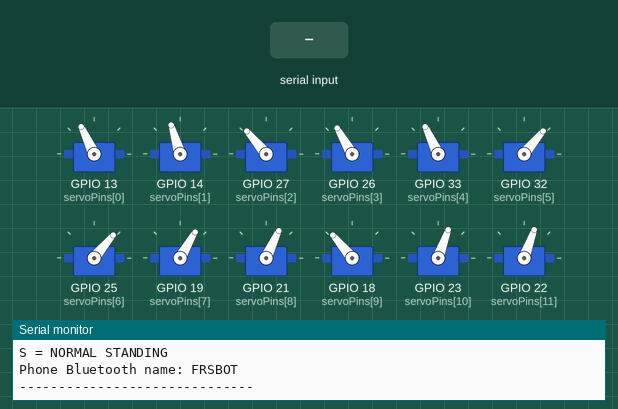
A sketch run on a simulated ESP32. Parts: 12 × servo, the last lines printed to the serial monitor. The inputs (shaded band) are chosen by the test bench. Nothing arrives over Bluetooth unless stated.

Above: at 3.4 s.
3.5 s: "F\n" received over Serial
At 6.0 s:
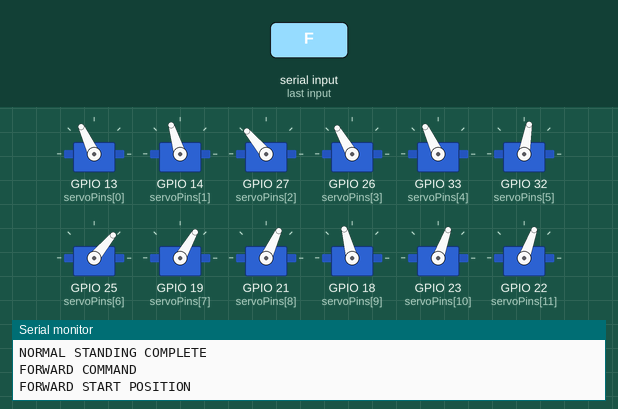
6.5 s: "X\n" received over the second serial link
At 6.74 s:
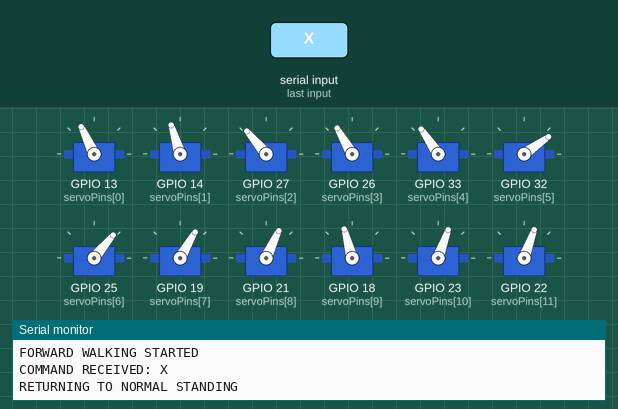
9.5 s: "B\n" received over Serial
At 12.0 s:
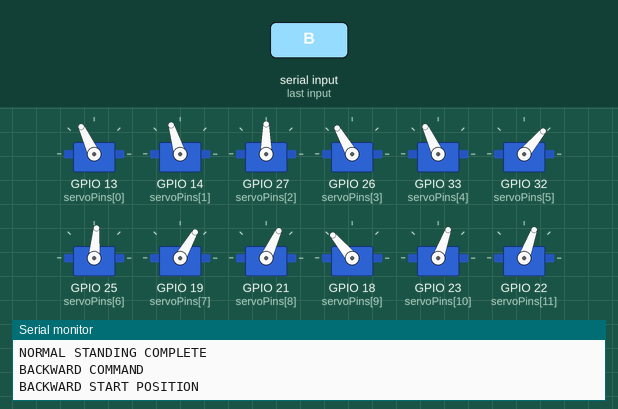
12.5 s: "L\n" received over the second serial link
At 14.23 s:
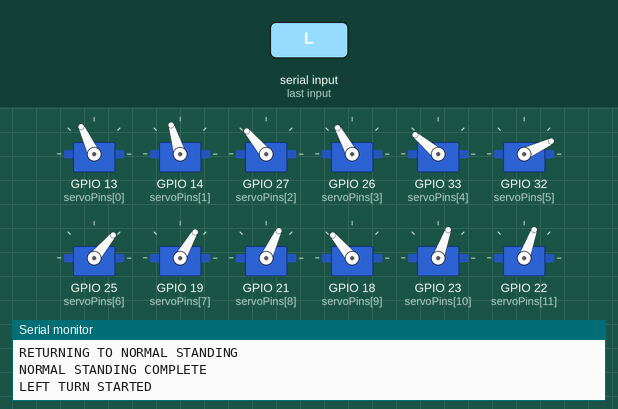
15.5 s: "R\n" received over Serial
At 15.5 s:
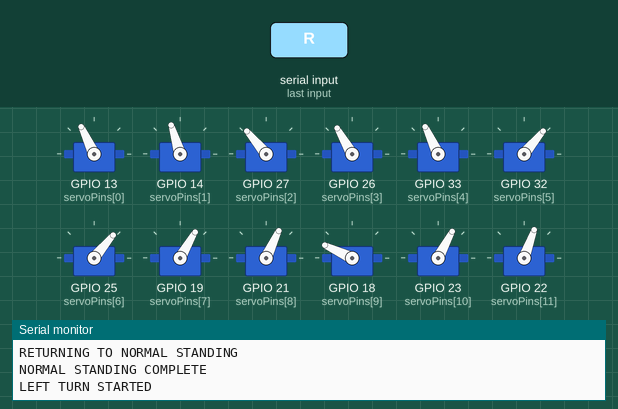
18.5 s: "S\n" received over the second serial link
At 20.9 s:
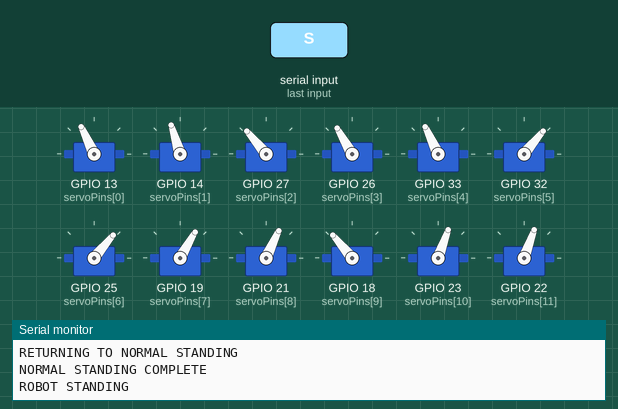
Timing chart, 0 to 22.1 s (numbered marks = the images above; inputs shaded):
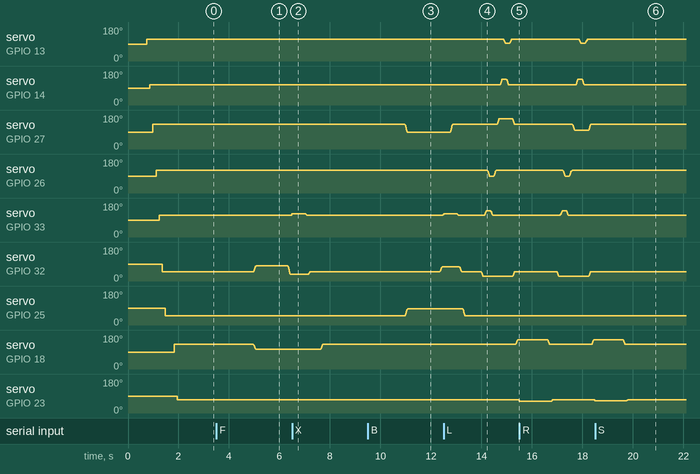

The sketch:

FRSBOT_Bluetooth_Phone_Remote.ino
```cpp
#include <ESP32Servo.h>
#include <BluetoothSerial.h>
#include <math.h>

#if !defined(CONFIG_BT_ENABLED) || !defined(CONFIG_BLUEDROID_ENABLED)
#error "Bluetooth is not enabled for this ESP32 target"
#endif

#if !defined(CONFIG_BT_SPP_ENABLED)
#error "Bluetooth Classic SPP is not available on this ESP32 target"
#endif

BluetoothSerial SerialBT;

// ==========================================
// FRSBOT - 12 DOF CONTINUOUS WALKING
// ESP32 DEVKIT V1
// ==========================================

Servo servos[12];

const int servoPins[12] = {
  13, 14, 27, 26, 33, 32,
  25, 19, 21, 18, 23, 22
};

// ==========================================
// MOVEMENT SETTINGS
// ==========================================

const unsigned long MOVE_DURATION_MS = 120;
const unsigned long FRAME_INTERVAL_MS = 10;
const unsigned long HOLD_TIME_MS = 1;

// ==========================================
// WALKING CONTROL
// ==========================================

char walkingMode = 'S';

bool stopRequested = false;
bool ignoreStopInput = false;

// Latest command received from the phone or USB Serial
char pendingCommand = 0;
bool commandPending = false;
bool bluetoothWasConnected = false;

// ==========================================
// NORMAL STANDING POSITIONS
// ==========================================

int normalStanding[12] = {
  115, 107, 130,
  120, 115, 50,
  50, 60, 65,
  130, 70, 70
};

// ==========================================
// FORWARD STARTING POSITIONS
// ==========================================

int forwardStarting[12] = {
  115, 107, 130,
  120, 115, 80,
  50, 60, 65,
  105, 70, 70
};

// ==========================================
// BACKWARD STARTING POSITIONS
// ==========================================

int backwardStarting[12] = {
  115, 107, 90,
  120, 115, 50,
  85, 60, 65,
  130, 70, 70
};

// ==========================================
// CURRENT SERVO POSITIONS
// ==========================================

int currentPositions[12] = {
  115, 107, 130,
  120, 115, 50,
  50, 60, 65,
  130, 70, 70
};

// ==========================================
// BLUETOOTH + USB COMMAND INPUT
// Commands: F, B, L, R, X, S
// ==========================================

char readControlCommand() {

  // Prefer commands from the phone; also keep USB Serial available.
  while (SerialBT.available()) {
    char c = SerialBT.read();
    if (c == '\n' || c == '\r' || c == ' ' || c == '\t') continue;
    c = toupper(c);
    if (c == 'F' || c == 'B' || c == 'L' ||
        c == 'R' || c == 'X' || c == 'S') return c;
  }

  while (Serial.available()) {
    char c = Serial.read();
    if (c == '\n' || c == '\r' || c == ' ' || c == '\t') continue;
    c = toupper(c);
    if (c == 'F' || c == 'B' || c == 'L' ||
        c == 'R' || c == 'X' || c == 'S') return c;
  }

  return 0;
}

void checkStopCommand() {

  if (ignoreStopInput) return;

  // Safety: if the phone disconnects while the robot is moving,
  // request a stop and return to normal standing.
  bool bluetoothConnected = SerialBT.hasClient();
  if (bluetoothWasConnected && !bluetoothConnected && walkingMode != 'S') {
    pendingCommand = 'X';
    commandPending = true;
    stopRequested = true;
    walkingMode = 'S';
    Serial.println("Bluetooth disconnected: stopping robot");
  }
  bluetoothWasConnected = bluetoothConnected;

  char command = readControlCommand();

  if (command != 0) {
    // Stop the current movement safely. The main loop will stand the
    // robot, then start the newly requested mode from normal standing.
    pendingCommand = command;
    commandPending = true;
    stopRequested = true;
    walkingMode = 'S';

    Serial.print("\nCOMMAND RECEIVED: ");
    Serial.println(command);
  }
}

// ==========================================
// SINGLE SERVO SMOOTH MOVEMENT
// ==========================================

bool moveServoSmooth(int servoIndex, int targetAngle) {

  if (servoIndex < 0 || servoIndex >= 12) return false;

  targetAngle = constrain(targetAngle, 0, 180);

  int startAngle = currentPositions[servoIndex];
  int lastAngle = startAngle;

  unsigned long startTime = millis();

  while (millis() - startTime < MOVE_DURATION_MS) {

    checkStopCommand();

    if (stopRequested) {

      servos[servoIndex].write(lastAngle);
      currentPositions[servoIndex] = lastAngle;

      return false;
    }

    float t = (float)(millis() - startTime) /
              MOVE_DURATION_MS;

    float smooth = 6 * pow(t, 5)
                 - 15 * pow(t, 4)
                 + 10 * pow(t, 3);

    lastAngle = startAngle +
                (targetAngle - startAngle) * smooth;

    servos[servoIndex].write(lastAngle);

    delay(FRAME_INTERVAL_MS);
  }

  servos[servoIndex].write(targetAngle);
  currentPositions[servoIndex] = targetAngle;

  return true;
}

// ==========================================
// TWO SERVO SYNCHRONIZED MOVEMENT
// ==========================================

bool moveTwoServosSmooth(
  int servo1, int target1,
  int servo2, int target2
) {

  if (servo1 < 0 || servo1 >= 12 ||
      servo2 < 0 || servo2 >= 12) return false;

  target1 = constrain(target1, 0, 180);
  target2 = constrain(target2, 0, 180);

  int start1 = currentPositions[servo1];
  int start2 = currentPositions[servo2];

  int last1 = start1;
  int last2 = start2;

  unsigned long startTime = millis();

  while (millis() - startTime < MOVE_DURATION_MS) {

    checkStopCommand();

    if (stopRequested) {

      servos[servo1].write(last1);
      servos[servo2].write(last2);

      currentPositions[servo1] = last1;
      currentPositions[servo2] = last2;

      return false;
    }

    float t = (float)(millis() - startTime) /
              MOVE_DURATION_MS;

    float smooth = 6 * pow(t, 5)
                 - 15 * pow(t, 4)
                 + 10 * pow(t, 3);

    last1 = start1 + (target1 - start1) * smooth;
    last2 = start2 + (target2 - start2) * smooth;

    servos[servo1].write(last1);
    servos[servo2].write(last2);

    delay(FRAME_INTERVAL_MS);
  }

  servos[servo1].write(target1);
  servos[servo2].write(target2);

  currentPositions[servo1] = target1;
  currentPositions[servo2] = target2;

  return true;
}

// ==========================================
// MOVE TO COMPLETE POSITION
// ==========================================

bool moveToPosition(int targetPositions[]) {

  for (int i = 0; i < 12; i++) {

    if (!moveServoSmooth(i, targetPositions[i])) {
      return false;
    }
  }

  return true;
}

// ==========================================
// NORMAL STANDING
// ==========================================

void standRobot() {

  Serial.println("\nRETURNING TO NORMAL STANDING");

  stopRequested = false;
  ignoreStopInput = true;

  moveToPosition(normalStanding);

  ignoreStopInput = false;

  Serial.println("NORMAL STANDING COMPLETE");
}

// ==========================================
// FORWARD PREPARATION
// RUN ONLY ONCE WHEN F IS RECEIVED
// ==========================================

bool prepareForward() {

  Serial.println("\nFORWARD START POSITION");

  // FIRST: S6 = 80 AND S10 = 105 TOGETHER
  if (!moveTwoServosSmooth(5, 80, 9, 105))
    return false;

  // REMAINING SERVOS
  for (int i = 0; i < 12; i++) {

    if (i == 5 || i == 9) continue;

    if (!moveServoSmooth(i, forwardStarting[i]))
      return false;
  }

  Serial.println("FORWARD POSITION READY");

  return true;
}

// ==========================================
// BACKWARD PREPARATION
// RUN ONLY ONCE WHEN B IS RECEIVED
// ==========================================

bool prepareBackward() {

  Serial.println("\nBACKWARD START POSITION");

  // FIRST: S3 = 90 AND S7 = 85 TOGETHER
  if (!moveTwoServosSmooth(2, 90, 6, 85))
    return false;

  // REMAINING SERVOS
  for (int i = 0; i < 12; i++) {

    if (i == 2 || i == 6) continue;

    if (!moveServoSmooth(i, backwardStarting[i]))
      return false;
  }

  Serial.println("BACKWARD POSITION READY");

  return true;
}

// ==========================================
// GENERIC LEG MOVEMENT
// ==========================================

bool moveLeg(
  int hipIndex, int hipTarget,
  int liftIndex, int liftTarget, int liftReturn,
  int footIndex, int footTarget, int footReturn
) {

  if (!moveServoSmooth(hipIndex, hipTarget))
    return false;

  delay(HOLD_TIME_MS);

  if (!moveServoSmooth(liftIndex, liftTarget))
    return false;

  delay(HOLD_TIME_MS);

  if (!moveServoSmooth(footIndex, footTarget))
    return false;

  delay(HOLD_TIME_MS);

  if (!moveServoSmooth(liftIndex, liftReturn))
    return false;

  delay(HOLD_TIME_MS);

  if (!moveServoSmooth(footIndex, footReturn))
    return false;

  return true;
}

// ==========================================
// FORWARD FRONT LEFT
// ==========================================

bool frontLeftForward() {

  return moveLeg(
    5, 35,
    4, 140, 115,
    3, 90, 120
  );
}

// ==========================================
// FORWARD BACK LEFT
// ==========================================

bool backLeftForward() {

  return moveLeg(
    2, 100,
    1, 137, 107,
    0, 95, 115
  );
}

// ==========================================
// FORWARD LEFT HIP RETURN
// ==========================================

bool leftHipsForwardReturn() {

  return moveTwoServosSmooth(5, 80, 2, 130);
}

// ==========================================
// FORWARD FRONT RIGHT
// ==========================================

bool frontRightForward() {

  return moveLeg(
    9, 145,
    10, 40, 70,
    11, 95, 75
  );
}

// ==========================================
// FORWARD BACK RIGHT
// ==========================================

bool backRightForward() {

  return moveLeg(
    6, 80,
    8, 40, 65,
    7, 80, 60
  );
}

// ==========================================
// FORWARD RIGHT HIP RETURN
// ==========================================

bool rightHipsForwardReturn() {

  return moveTwoServosSmooth(9, 105, 6, 50);
}

// ==========================================
// ONE FORWARD WALKING CYCLE
// NO STARTING POSITION HERE
// ==========================================

bool forwardWalkingCycle() {

  if (!frontLeftForward()) return false;
  if (!backLeftForward()) return false;
  if (!leftHipsForwardReturn()) return false;

  if (!frontRightForward()) return false;
  if (!backRightForward()) return false;
  if (!rightHipsForwardReturn()) return false;

  return true;
}

// ==========================================
// BACKWARD FRONT LEFT
// ==========================================

bool frontLeftBackward() {

  return moveLeg(
    5, 75,
    4, 140, 115,
    3, 90, 120
  );
}

// ==========================================
// BACKWARD BACK LEFT
// S3: 90 -> 130 -> 90
// ==========================================

bool backLeftBackward() {

  return moveLeg(
    2, 130,
    1, 137, 107,
    0, 95, 115
  );
}

// ==========================================
// BACKWARD LEFT HIP RETURN
// ==========================================

bool leftHipsBackwardReturn() {

  return moveTwoServosSmooth(5, 50, 2, 90);
}

// ==========================================
// BACKWARD FRONT RIGHT
// ==========================================

bool frontRightBackward() {

  return moveLeg(
    9, 105,
    10, 40, 70,
    11, 95, 75
  );
}

// ==========================================
// BACKWARD BACK RIGHT
// S7: 85 -> 45 -> 85
// ==========================================

bool backRightBackward() {

  return moveLeg(
    6, 45,
    8, 40, 65,
    7, 80, 60
  );
}

// ==========================================
// BACKWARD RIGHT HIP RETURN
// ==========================================

bool rightHipsBackwardReturn() {

  return moveTwoServosSmooth(9, 130, 6, 85);
}

// ==========================================
// ONE BACKWARD WALKING CYCLE
// NO STARTING POSITION HERE
// ==========================================

bool backwardWalkingCycle() {

  if (!frontLeftBackward()) return false;
  if (!backLeftBackward()) return false;
  if (!leftHipsBackwardReturn()) return false;

  if (!frontRightBackward()) return false;
  if (!backRightBackward()) return false;
  if (!rightHipsBackwardReturn()) return false;

  return true;
}

// ==========================================
// TURNING LEG FUNCTIONS
// ==========================================

// LEFT TURN - Front Left: S6 50 -> 25
bool frontLeftTurn() {
  return moveLeg(
    5, 25,
    4, 140, 115,
    3, 90, 120
  );
}

// LEFT TURN - Back Left: S3 130 -> 160
bool backLeftTurn() {
  return moveLeg(
    2, 160,
    1, 137, 107,
    0, 95, 115
  );
}

// Both turns - Front Right: S10 130 -> 155
bool frontRightTurn() {
  return moveLeg(
    9, 155,
    10, 40, 70,
    11, 95, 75
  );
}

// LEFT TURN - Back Right remains S7 50 -> 80
bool backRightTurnLeft() {
  return moveLeg(
    6, 80,
    8, 40, 65,
    7, 80, 60
  );
}

// RIGHT TURN - Back Left remains S3 130 -> 100
bool backLeftTurnRight() {
  return moveLeg(
    2, 100,
    1, 137, 107,
    0, 95, 115
  );
}

// RIGHT TURN - Back Right: S7 50 -> 20
bool backRightTurnRight() {
  return moveLeg(
    6, 20,
    8, 40, 65,
    7, 80, 60
  );
}

// Return the two hips on each side to normal standing.
bool leftTurnHipReturn() {
  return moveTwoServosSmooth(5, 50, 2, 130);
}

bool rightTurnHipReturn() {
  return moveTwoServosSmooth(9, 130, 6, 50);
}

// LEFT TURN: FL forward, BL backward, FR forward, BR forward
bool leftWalkingCycle() {

  if (!frontLeftTurn()) return false;
  if (!backLeftTurn()) return false;
  if (!leftTurnHipReturn()) return false;

  if (!frontRightTurn()) return false;
  if (!backRightTurnLeft()) return false;
  if (!rightTurnHipReturn()) return false;

  return true;
}

// RIGHT TURN: FL forward, BL forward, FR forward, BR backward
bool rightWalkingCycle() {

  if (!frontLeftTurn()) return false;
  if (!backLeftTurnRight()) return false;
  if (!leftTurnHipReturn()) return false;

  if (!frontRightTurn()) return false;
  if (!backRightTurnRight()) return false;
  if (!rightTurnHipReturn()) return false;

  return true;
}

// ==========================================
// EXECUTE A RECEIVED COMMAND
// ==========================================

void executeCommand(char command) {

  stopRequested = false;

  switch (command) {

    case 'F':
      Serial.println("\nFORWARD COMMAND");
      if (prepareForward()) {
        walkingMode = 'F';
        Serial.println("FORWARD WALKING STARTED");
      } else {
        walkingMode = 'S';
      }
      break;

    case 'B':
      Serial.println("\nBACKWARD COMMAND");
      if (prepareBackward()) {
        walkingMode = 'B';
        Serial.println("BACKWARD WALKING STARTED");
      } else {
        walkingMode = 'S';
      }
      break;

    case 'L':
      walkingMode = 'L';
      Serial.println("LEFT TURN STARTED");
      break;

    case 'R':
      walkingMode = 'R';
      Serial.println("RIGHT TURN STARTED");
      break;

    case 'X':
    case 'S':
      walkingMode = 'S';
      Serial.println("ROBOT STANDING");
      break;
  }
}

// ==========================================
// SETUP
// ==========================================

void setup() {

  Serial.begin(115200);

  if (!SerialBT.begin("FRSBOT")) {
    Serial.println("Bluetooth start failed!");
  } else {
    Serial.println("Bluetooth started: FRSBOT");
  }

  Serial.println("\n==============================");
  Serial.println("       FRSBOT 12 DOF");
  Serial.println("    CONTINUOUS WALKING");
  Serial.println("==============================");

  ESP32PWM::allocateTimer(0);
  ESP32PWM::allocateTimer(1);
  ESP32PWM::allocateTimer(2);
  ESP32PWM::allocateTimer(3);

  for (int i = 0; i < 12; i++) {

    servos[i].setPeriodHertz(50);
    servos[i].attach(servoPins[i], 500, 2400);

    delay(20);
  }

  delay(500);

  standRobot();

  Serial.println("\nROBOT READY");
  Serial.println("------------------------------");
  Serial.println("F = CONTINUOUS FORWARD");
  Serial.println("B = CONTINUOUS BACKWARD");
  Serial.println("L = LEFT TURN");
  Serial.println("R = RIGHT TURN");
  Serial.println("X = STOP AND STAND");
  Serial.println("S = NORMAL STANDING");
  Serial.println("Phone Bluetooth name: FRSBOT");
  Serial.println("------------------------------");
}

// ==========================================
// MAIN LOOP
// ==========================================

void loop() {

  // While moving, the smooth movement functions call
  // checkStopCommand() repeatedly. While stopped, poll here.
  if (walkingMode == 'S' && !commandPending) {
    checkStopCommand();
  }

  // Run the currently selected gait cycle.
  bool cycleOK = true;

  if (walkingMode == 'F') {
    cycleOK = forwardWalkingCycle();
  }
  else if (walkingMode == 'B') {
    cycleOK = backwardWalkingCycle();
  }
  else if (walkingMode == 'L') {
    cycleOK = leftWalkingCycle();
  }
  else if (walkingMode == 'R') {
    cycleOK = rightWalkingCycle();
  }

  if (!cycleOK) {
    walkingMode = 'S';
  }

  // A new command interrupts the current gait. First return to
  // normal standing, then execute the requested command.
  if (stopRequested) {
    stopRequested = false;
    standRobot();
  }

  if (commandPending) {
    char command = pendingCommand;
    commandPending = false;
    pendingCommand = 0;
    executeCommand(command);
  }
}
```

Measured:
- after the input at 3.5 s, servo on GPIO 33 (servoPins[4]): 115° → 124° after 3.0 s; servo on GPIO 32 (servoPins[5]): rises from 50° to 80° in 0.09 s, then falls to 35° in 1.4 s; servo on GPIO 18 (servoPins[9]): 130° → 105° after 1.5 s
- after the input at 6.5 s, servo on GPIO 13 (servoPins[0]): stops changing and stays 115°; servo on GPIO 14 (servoPins[1]): stays 107° (without the input it goes to 108° after 0.59 s)
- after the input at 9.5 s, servo on GPIO 27 (servoPins[2]): 130° → 90° after 1.5 s; servo on GPIO 33 (servoPins[4]): 115° → 124° after 3.0 s; servo on GPIO 32 (servoPins[5]): 50° → 75° after 2.8 s; servo on GPIO 25 (servoPins[6]): 50° → 85° after 1.5 s
- after the input at 12.5 s, servo on GPIO 19 (servoPins[7]): stays 60° (without the input it goes to 62° after 2.1 s); servo on GPIO 21 (servoPins[8]): stops changing and stays 65°; servo on GPIO 22 (servoPins[11]): stays 70° (without the input it goes to 71° after 1.5 s)
- after the input at 15.5 s, servo on GPIO 25 (servoPins[6]): stays 50° (without the input it goes to 51° after 0.48 s); servo on GPIO 19 (servoPins[7]): stays 60° (without the input it goes to 62° after 0.74 s); servo on GPIO 21 (servoPins[8]): stops changing and stays 65°; servo on GPIO 22 (servoPins[11]): stops changing and stays 70°
- after the input at 18.5 s, servo on GPIO 13 (servoPins[0]): stops changing and stays 115°; servo on GPIO 14 (servoPins[1]): stays 107° (without the input it goes to 108° after 2.0 s)
